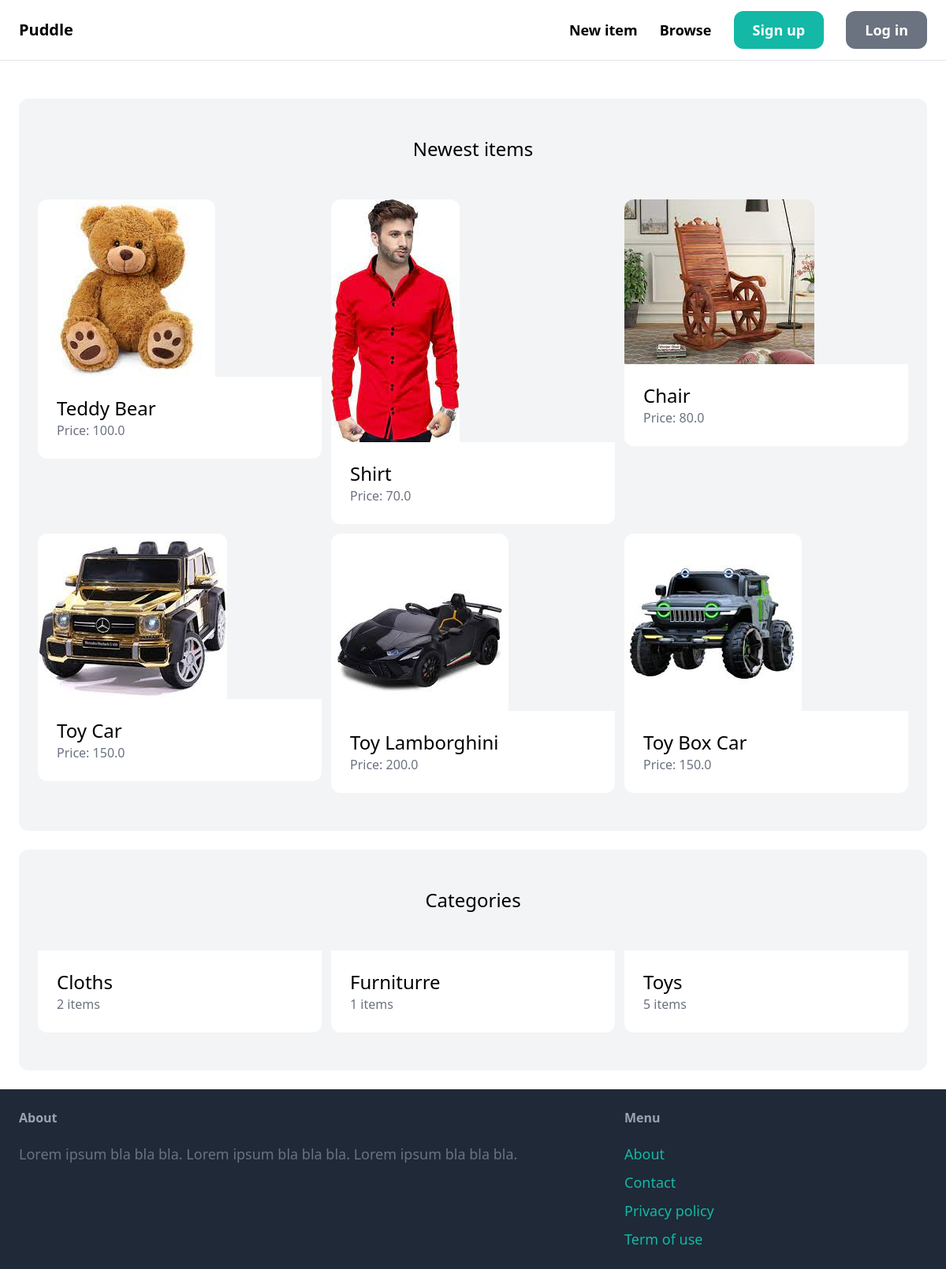
The page / on the database its author committed.
### item/models.py (models this page shows, shortened)
class Item(models.Model):
    category = models.ForeignKey(Category, related_name='items', on_delete=models.CASCADE)
    name = models.CharField(max_length=255)
    description = models.TextField(blank=True, null=True)
    price = models.FloatField()
    image = models.ImageField(upload_to='item_images',blank=True, null=True)
    is_sold = models.BooleanField(default=False)
    created_by = models.ForeignKey(User, related_name='items', on_delete=models.CASCADE)
    created_at = models.DateTimeField(auto_now_add=True)

class Category(models.Model):
    name = models.CharField(max_length=255)
    class Meta:
        ordering = ('name',)

### core/views.py (the view)
# urls.py: path('', views.index, name='index'),
def index(request):
    items = Item.objects.filter(is_sold=False)[0:6]
    categories = Category.objects.all()
    return render(request, 'core/index.html', context={
        'items' : items,
        'categories' : categories,
    })

### core/templates/core/index.html (shortened to what this page needs)
{% extends 'core/base.html' %}
{% block content %}
<div class="mt-6 px-6 py-12 bg-gray-100 rounded-xl">
  <h2 class="mb-12 text-2xl text-center">Newest items</h2>
  <div class="grid grid-cols-3 gap-3">
    {% for item in items %}
        <div>
            <a href="{% url 'item:detail' item.id %}">
                <div>
                    <img src="{{ item.image.url }}" class="rounded-t-xl">
                </div>
                <div class="p-6 bg-white rounded-b-xl">
                    <h2 class="text-2xl">{{ item.name }}</h2>
                    <p class="text-gray-500">Price: {{ item.price }}</p>
                </div>
            </a>
        </div>
    {% endfor %}
  </div>
</div>
<div class="mt-6 px-6 py-12 bg-gray-100 rounded-xl">
  <h2 class="mb-12 text-2xl text-center">Categories</h2>
  <div class="grid grid-cols-3 gap-3">
      {% for category in categories %}
          <div>
              <a href="#">
                  <div class="p-6 bg-white rounded-b-xl">
                      <h2 class="text-2xl">{{ category.name }}</h2>
                      <p class="text-gray-500">{{ category.items.count }} items</p>
                  </div>
              </a>
          </div>
      {% endfor %}
  </div>
</div>
{% endblock %}

### core/templates/core/base.html (shortened to what this page needs)
<!doctype html>
<html>
    <head>
        <script src="https://cdn.tailwindcss.com"></script>
    </head>
    <body>
        <nav class="py-6 px-6 flex justify-between items-center border-b border-gray-200">
            <a href="/" class="text-xl font-semibold">Puddle</a>
            <div class="space-x-6">
                <a href="{% url 'item:new' %}" class="text-lg font-semibold hover:text-gray-500">New item</a>
                <a href="{% url 'item:items' %}" class="text-lg font-semibold hover:text-gray-500">Browse</a>
                {% if request.user.is_authenticated %}
                    <a href="{% url 'conversation:inbox' %}" class="px-6 py-3 text-lg font-semibold bg-teal-500 text-white rounded-xl hover:bg-teal-700">Inbox</a>
                    <a href="{% url 'dashboard:index' %}" class="px-6 py-3 text-lg font-semibold bg-gray-500 text-white rounded-xl hover:bg-gray-700">Dashboard</a>
                {% else %}
                    <a href="{% url 'core:signup' %}" class="px-6 py-3 text-lg font-semibold bg-teal-500 text-white rounded-xl hover:bg-teal-700">Sign up</a>
                    <a href="{% url 'core:login' %}" class="px-6 py-3 text-lg font-semibold bg-gray-500 text-white rounded-xl hover:bg-gray-700">Log in</a>
                {% endif %}
            </div>
        </nav>
        <div class="px-6 py-6">
            {% block content %}
            {% endblock %}
        </div>
        <footer class="py-6 px-6 flex justify-between bg-gray-800">
            <div class="w-2/3 pr-10">
                <h3 class="mb-5 font-semibold text-gray-400">About</h3>
                <p class="text-lg text-gray-500">Lorem ipsum bla bla bla. Lorem ipsum bla bla bla. Lorem ipsum bla bla bla.</p>
            </div>
            <div class="w-1/3">
                <h3 class="mb-5 font-semibold text-gray-400">Menu</h3>
                <ul class="space-y-2">
                    <li><a href="#" class="text-lg text-teal-500 hover:text-teal-700">About</a></li>
                    <li><a href="{% url 'core:contact' %}" class="text-lg text-teal-500 hover:text-teal-700">Contact</a></li>
                    <li><a href="#" class="text-lg text-teal-500 hover:text-teal-700">Privacy policy</a></li>
                    <li><a href="#" class="text-lg text-teal-500 hover:text-teal-700">Term of use</a></li>
                </ul>
            </div>
        </footer>
    </body>
</html>

### rows shown on the page
Item: image (picture), name "Teddy Bear", price "100.0"
Item: image (picture), name "Shirt", price "70.0"
Item: image (picture), name "Chair", price "80.0"
Item: image (picture), name "Toy Car", price "150.0"
Item: image (picture), name "Toy Lamborghini", price "200.0"
Item: image (picture), name "Toy Box Car", price "150.0"
Category: name "Cloths", items.count "2"
Category: name "Furniturre", items.count "1"
Category: name "Toys", items.count "5"
